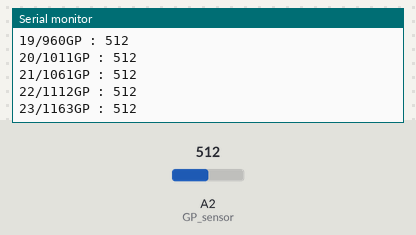
A sketch run on a simulated Arduino Uno, built with avr-gcc and run on an emulated ATmega328P. On the bench: the last lines printed to the serial monitor. The inputs (shaded band) are chosen by the test bench; at power-on: A2 (GP_sensor) = 512.

Above: at 1.2 s.
1.3 s: A2 (GP_sensor) set to 11
At 1.33 s:
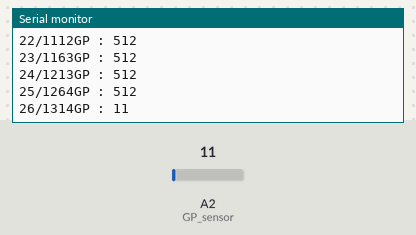
2.8 s: A2 (GP_sensor) set to 8
At 2.8 s:
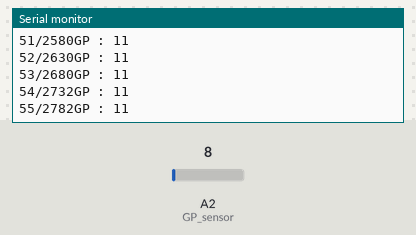
4.3 s: A2 (GP_sensor) set to 91
At 4.31 s:
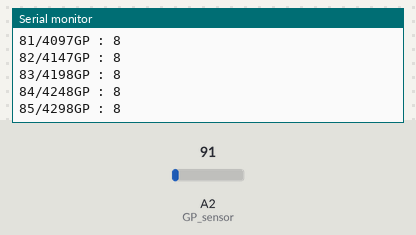
5.8 s: A2 (GP_sensor) set to 104
At 5.83 s:
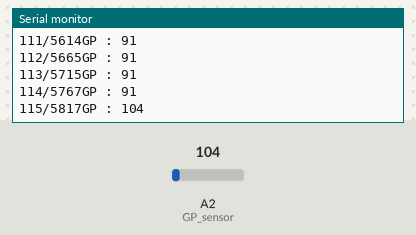
Timing chart, 0 to 8.3 s (numbered marks = the images above; inputs shaded):
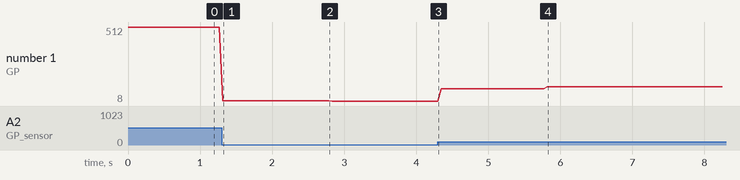

Measured:
- after the input at 1.3 s, the serial monitor: prints a new line at once (image 1)

The sketch:

GP_sensor.ino
```cpp
#define GP_sensor 2

void setup() {
  // put your setup code here, to run once:
  pinMode(GP_sensor, INPUT);
  Serial.begin(9600);
}
int i;
void loop() {
  // put your main code here, to run repeatedly:
  int GP = analogRead(GP_sensor);
  Serial.print(i);
  Serial.print("/");
  Serial.print(millis());
  Serial.print("GP : ");
  Serial.println(GP);
  delay(50);

  i++;
}
```
